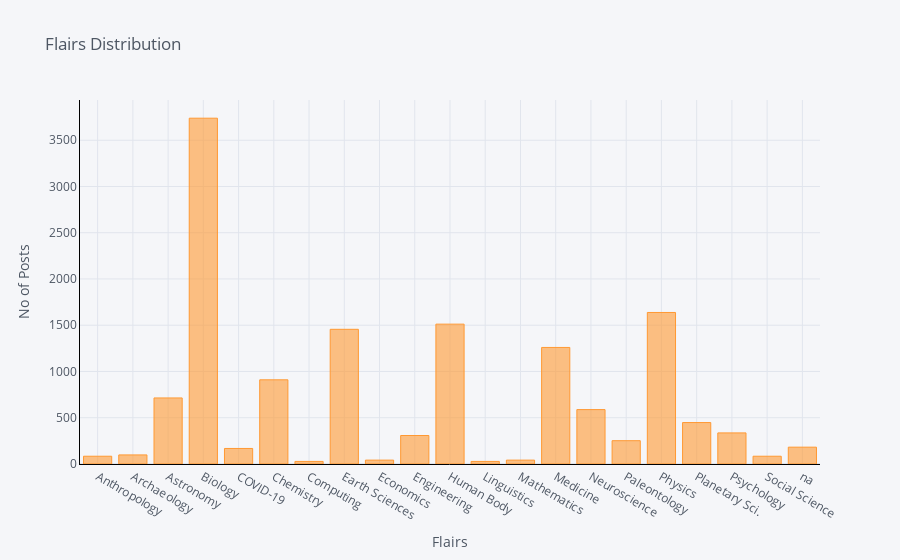

Notebook cell for this chart:
### Code cell
# Above Graph doen't appeal much let's use plotly
# Love Plotly
# We can interact with the graph in the jupyter itself
data_df.groupby('flair').count()['id'].iplot(kind='bar', yTitle='No of Posts', 
                                                    xTitle='Flairs',linecolor='black', title='Flairs Distribution')

### Figure 1 — Plotly figure (JSON) as saved in the notebook; plotly's stock layout.template omitted (floating-point values rounded to 4 significant figures)
{"data": [{"marker": {"color": "rgba(255, 153, 51, 0.6)", "line": {"color": "rgba(255, 153, 51, 1.0)", "width": 1}}, "name": "id", "orientation": "v", "text": "", "type": "bar", "x": ["Anthropology", "Archaeology", "Astronomy", "Biology", "COVID-19", "Chemistry", "Computing", "Earth Sciences", "Economics", "Engineering", "Human Body", "Linguistics", "Mathematics", "Medicine", "Neuroscience", "Paleontology", "Physics", "Planetary Sci.", "Psychology", "Social Science", "na"], "y": [84, 98, 714, 3738, 168, 910, 28, 1456, 42, 308, 1512, 28, 42, 1260, 588, 252, 1638, 448, 336, 84, 182]}], "layout": {"legend": {"bgcolor": "#F5F6F9", "font": {"color": "#4D5663"}}, "paper_bgcolor": "#F5F6F9", "plot_bgcolor": "#F5F6F9", "title": {"font": {"color": "#4D5663"}, "text": "Flairs Distribution"}, "xaxis": {"gridcolor": "#E1E5ED", "linecolor": "black", "showgrid": true, "tickfont": {"color": "#4D5663"}, "title": {"font": {"color": "#4D5663"}, "text": "Flairs"}, "zerolinecolor": "#E1E5ED"}, "yaxis": {"gridcolor": "#E1E5ED", "linecolor": "black", "showgrid": true, "tickfont": {"color": "#4D5663"}, "title": {"font": {"color": "#4D5663"}, "text": "No of Posts"}, "zerolinecolor": "#E1E5ED"}}}
